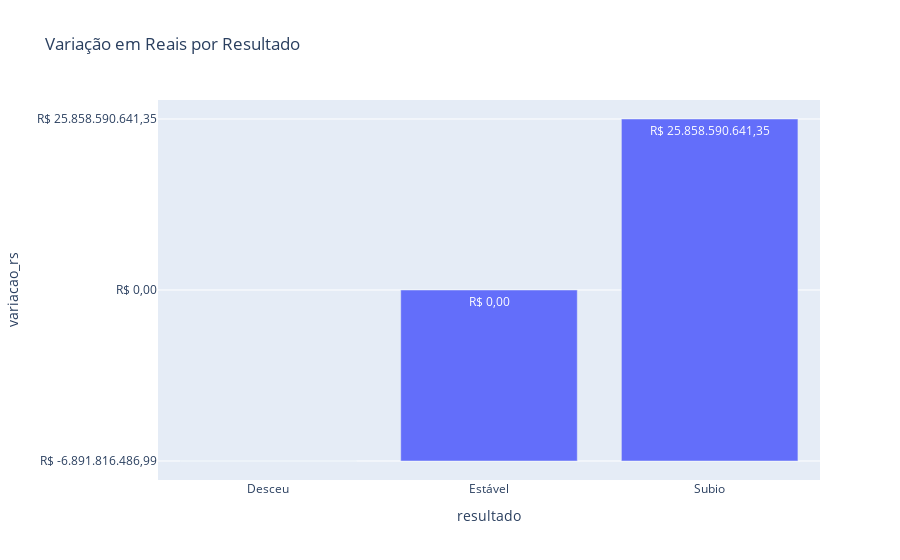

Notebook code cell kept with this figure:
### Code cell
# Formatando os valores da coluna variacao_rs em reais
df_analise_saldo['variacao_rs'] = df_analise_saldo['variacao_rs'].apply(lambda x: f'R$ {x:,.2f}'.replace('.', '#').replace(',', '.').replace('#', ','))

# Criando o gráfico de barras
fig = px.bar(df_analise_saldo,
             x='resultado', 
             y='variacao_rs',
             text='variacao_rs', 
             title='Variação em Reais por Resultado')

# Exibindo a figura
fig.show()

### Figure 1 — Plotly figure (JSON) as saved in the notebook; plotly's stock layout.template omitted (floating-point values rounded to 4 significant figures)
{"data": [{"alignmentgroup": "True", "hovertemplate": "resultado=%{x}<br>variacao_rs=%{text}<extra></extra>", "legendgroup": "", "marker": {"color": "#636efa", "pattern": {"shape": ""}}, "name": "", "offsetgroup": "", "orientation": "v", "showlegend": false, "text": ["R$ -6.891.816.486,99", "R$ 0,00", "R$ 25.858.590.641,35"], "textposition": "auto", "type": "bar", "x": ["Desceu", "Estável", "Subio"], "xaxis": "x", "y": ["R$ -6.891.816.486,99", "R$ 0,00", "R$ 25.858.590.641,35"], "yaxis": "y"}], "layout": {"barmode": "relative", "legend": {"tracegroupgap": 0}, "title": {"text": "Variação em Reais por Resultado"}, "xaxis": {"anchor": "y", "domain": [0, 1], "title": {"text": "resultado"}}, "yaxis": {"anchor": "x", "domain": [0, 1], "title": {"text": "variacao_rs"}}}}
